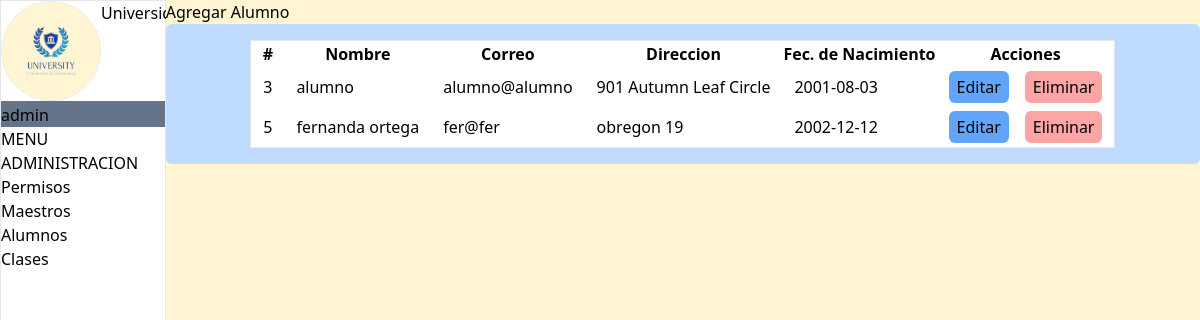
Before: /views/admin/alumnos.php (signed in) with the older database file.
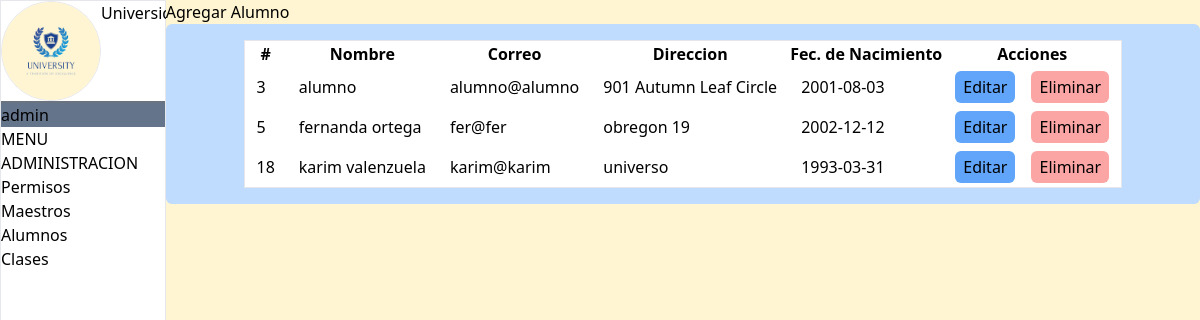
After: the same page with the newer database file.
### tables this page shows
CREATE TABLE `usuarios` (
  `usuario_id` int(11) NOT NULL AUTO_INCREMENT,
  `correo` varchar(250) DEFAULT NULL,
  `contrasena` varchar(250) DEFAULT NULL,
  `usuario_nombre` varchar(150) DEFAULT NULL,
  `fecha_nacimiento` date DEFAULT NULL,
  `direccion` varchar(250) DEFAULT NULL,
  `role_id` int(11) DEFAULT NULL,
  PRIMARY KEY (`usuario_id`),
  KEY `role_id` (`role_id`),
  CONSTRAINT `usuarios_ibfk_1` FOREIGN KEY (`role_id`) REFERENCES `roles` (`role_id`) ON UPDATE CASCADE
);

### views/admin/alumnos.php (the view, shortened to what this page needs)
<!DOCTYPE html>
<html lang="en">
<head>
    <link href="/dist/output.css" rel="stylesheet" defer>
    <link rel="stylesheet" href="/src/input.css">
</head>
<body class="h-screen flex justify-center box-border w-screen">
    <aside class="flex flex-col min-h-screen border">
        <header class="flex border-b-2 border-gray-500 w-auto ">
            <div class="flex w-auto ">
                <img src="/assets/logo.jpg" alt="logo-pequeño" width="100px" height="100px" class="border rounded-full object-cover">
                <h1>Universidad</h1>
            </div>
        </header>
        <div  class="bg-slate-500">
            <p>admin</p>
        </div>
        <section class="flex flex-col">
            <h1>MENU ADMINISTRACION</h1>
            <div>
                <a href="permisos.php">Permisos</a>
            </div>
            <div>
                <a href="maestros.php">Maestros</a>
            </div>
            <div>
                <a href="alumnos.php">Alumnos</a>
            </div>
            <div>
                <a href="clases.php">Clases</a>
            </div>
        </section>
    </aside>
    <section class="bg-[#fff5d2] w-full">
        <div>
            <a href="create_alumno.php">Agregar Alumno</a>
        </div>
    <div class="bg-blue-200 p-4 rounded-md flex justify-center items-center">
            <table class="border justify-center items-center bg-white">
                <thead>
                    <tr>
                        <th>#</th>
                        <th>Nombre</th>
                        <th>Correo</th>
                        <th>Direccion</th>
                        <th>Fec. de Nacimiento</th>
                        <th>Acciones</th>
                    </tr>
                </thead>
                <tbody>
                    <?php
                    $pdo = new PDO('mysql:host=localhost;dbname=universidad','root','');
                    $comando = $pdo->prepare("SELECT * FROM usuarios WHERE role_id= 3;");
                    $comando->execute();
                    $resultado = $comando->fetchAll(PDO::FETCH_ASSOC);
                    foreach ($resultado as $usuario) {
                    ?>
                        <tr>
                            <td class="px-3 py-1"><?= $usuario["usuario_id"] ?></td>
                            <td class="px-3 py-1"><?= $usuario["usuario_nombre"] ?></td>
                            <td class="px-3 py-1"><?= $usuario["correo"] ?></td>
                            <td class="px-3 py-1"><?= $usuario["direccion"] ?></td>
                            <td class="px-3 py-1"><?= $usuario["fecha_nacimiento"] ?></td>
                            <td class="px-3 py-1">
                                <div class="flex gap-4">
                                    <a href="/views/admin/edit_alumno.php?usuario_id=<?= $usuario["usuario_id"] ?>" class="bg-blue-400 px-2 py-1 rounded-md">Editar</a>
                                    <div class="modal">
                                        <form action="/handle_db/admin/delete_usuario.php" method="post">
                                            <button type="submit" class="bg-red-300 px-2 py-1 rounded-md" value="Elminar">Eliminar</button>
                                        </form>
                                    </div>
                                </div>
                            </td>
                        </tr>
                    <?php
                    }
                    ?>
                </tbody>
            </table>
        </div>
    </section>
</body>
</html>

Changed rows visible on the page:
added usuarios: usuario_id "18", usuario_nombre "karim valenzuela", correo "karim@karim", direccion "universo", fecha_nacimiento "1993-03-31"
